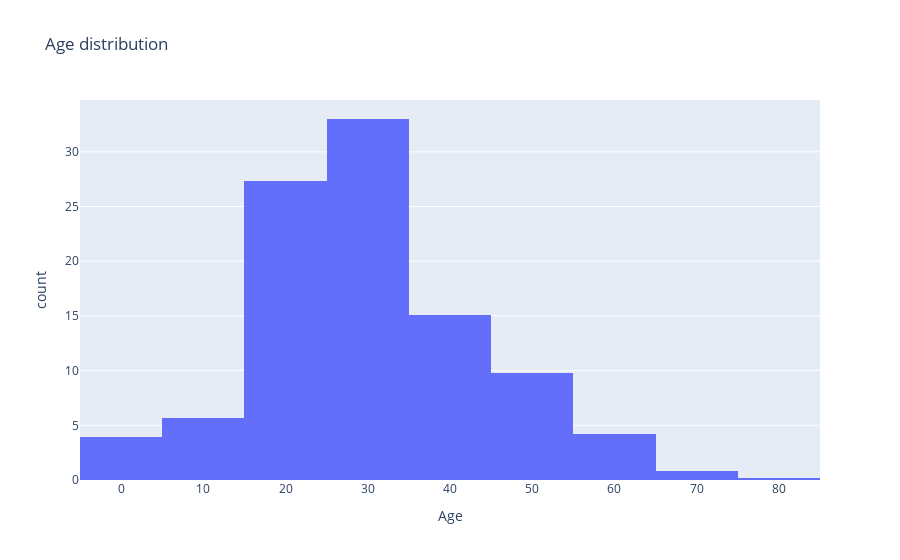

Notebook source saved alongside this figure:
### Code cell
# Using plotly.express wtih 10 bins:
px.histogram(titanic, x='Age', title='Age distribution', histnorm='percent', nbins=10)

### Figure 1 — Plotly figure (JSON) as saved in the notebook; plotly's stock layout.template omitted (floating-point values rounded to 4 significant figures; data arrays with more than 128 entries replaced by an {"elided": "..."} marker saying what was removed)
{"data": [{"alignmentgroup": "True", "bingroup": "x", "histnorm": "percent", "hoverlabel": {"namelength": 0}, "hovertemplate": "Age=%{x}<br>count=%{y}", "legendgroup": "", "marker": {"color": "#636efa"}, "name": "", "nbinsx": 10, "offsetgroup": "", "orientation": "v", "showlegend": false, "type": "histogram", "x": {"elided": "1309 float values"}, "xaxis": "x", "yaxis": "y"}], "layout": {"autosize": true, "barmode": "relative", "legend": {"tracegroupgap": 0}, "title": {"text": "Age distribution"}, "xaxis": {"anchor": "y", "autorange": true, "domain": [0, 1], "range": [-5, 85], "title": {"text": "Age"}, "type": "linear"}, "yaxis": {"anchor": "x", "autorange": true, "domain": [0, 1], "range": [0, 34.74], "title": {"text": "count"}}}}
